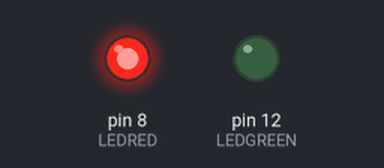
Bench run of a sketch on a simulated Arduino Uno, built with avr-gcc and run on an emulated ATmega328P. Parts: output pins drawn as LEDs (lit = HIGH). What the sketch prints to the serial monitor is not drawn.

Above: at 0.5 s.
At 20.5 s:
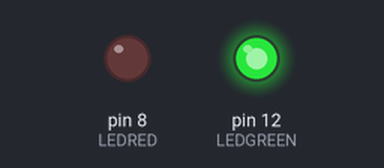
At 37.5 s:
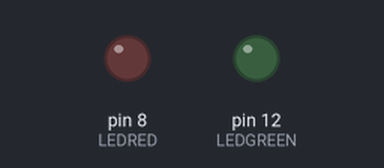
Timing chart, 0 to 39.0 s (numbered marks = the images above):
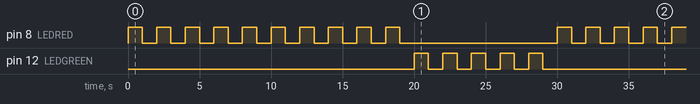

Measured:
- by itself, pin 8 (LEDRED): repeats every 30.0 s: 9 × (LOW 1.0 s, HIGH 1.0 s), LOW 11.0 s, HIGH 1.0 s
- by itself, pin 12 (LEDGREEN): repeats every 30.0 s: 4 × (LOW 1.0 s, HIGH 1.0 s), LOW 21.0 s, HIGH 1.0 s
- by itself, everything shown: repeats every 30.0 s, in 30 steps

The sketch:

sketch_mar18a.ino
```cpp
int LEDRED=8;
int LEDGREEN=12;
int BLINKRED=10;
int BLINKGREEN=5;
String message="Sharon";
void setup() {
  Serial.begin(9600);
  pinMode(LEDRED,OUTPUT);
  pinMode(LEDGREEN,OUTPUT);
  Serial.println("HELLOW");
  Serial.println("");
  // put your setup code here, to run once:

}

void loop() {
  for (int j=1; j<=BLINKRED; j=j+1){
  Serial.println(message);
  Serial.print(" ");
  Serial.print(j);
  Serial.print(" ");
    digitalWrite(LEDRED,HIGH);
    delay(1000);
    digitalWrite(LEDRED,LOW);
    delay(1000);
  }
  for (int j=1; j<=BLINKGREEN; j=j+1){
    digitalWrite(LEDGREEN,HIGH);
    delay(1000);
    digitalWrite(LEDGREEN,LOW);
    delay(1000);
  }
  // put your main code here, to run repeatedly:

}
```
